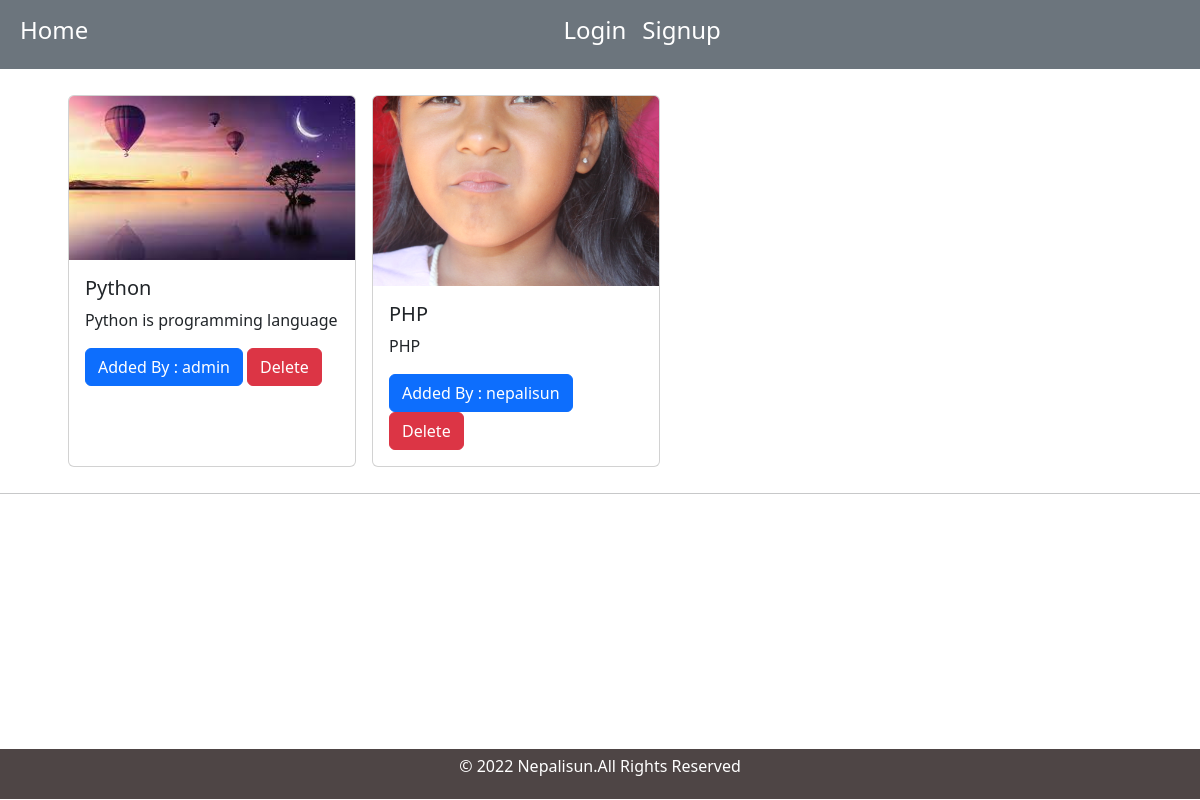
Before: / with the older database file.
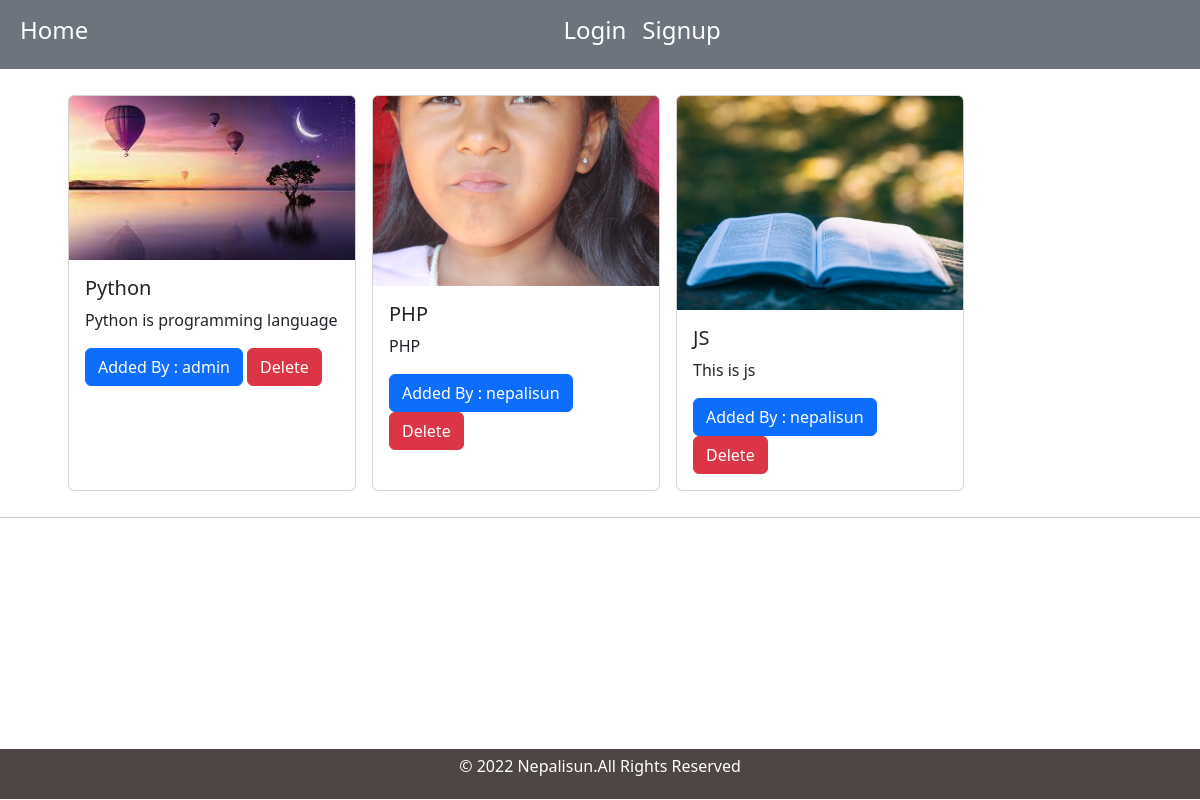
After: the same page with the newer database file.
### blog/models.py (models this page shows, shortened)
class Blog(models.Model):
    title = models.CharField(max_length=200)
    blog = models.TextField()
    image = models.ImageField(blank=True, null=True, upload_to='media/')
    add_by = models.ForeignKey(User, on_delete=models.CASCADE)

### blog/views.py (the view)
# urls.py: path("", HomeView.as_view(), name='home' ),
class HomeView(BaseView):
    def get(self,request):
        self.views['blogs'] = Blog.objects.all()
        return render(request, 'index.html', self.views)

### blog/templates/index.html (shortened to what this page needs)
{% extends 'base.html' %}
{% load static %}
{% block content %}
<div class="todo-display-sm-12" style = "display:flex;">
  {% for b in blogs %}
    <div class="card mx-2" style="width: 18rem;">
      {% if b.image %}
        <img class="card-img-top" src="{{b.image.url}}" alt="Card image cap">
        {% else %}
        <img class="card-img-top" src="{% static 'img/test.jpg' %}" alt="Card image cap">
        {% endif %}
        <div class="card-body">
          <h5 class="card-title">{{b.title}}</h5>
          <p class="card-text">{{b.blog}}</p>
          <a href="#" class="btn btn-primary"> Added By : {{b.add_by}}</a>
          <a href="{% url 'blog:delete' b.pk %}" class="btn btn-danger"> Delete </a>
        </div>
      </div>
      {% endfor %}
    </div>
    <hr>
    {% endblock content %}

### blog/templates/base.html (shortened to what this page needs)
<!doctype html>
{% load static %}
<html lang="en">
  <head>
    <link rel="stylesheet" href="{% static 'index.css' %}">
    <link href="https://cdn.jsdelivr.net/npm/bootstrap@5.2.0-beta1/dist/css/bootstrap.min.css" rel="stylesheet">
  </head>
  <body>
    <nav class="navbar navbar-expand-lg bg-secondary">
        <div class="container-fluid">
          <div class="collapse navbar-collapse" id="navbarSupportedContent">
            <ul class="navbar-nav me-auto mb-2 mb-lg-0">
              <li class="nav-item">
                <a class="nav-link active" aria-current="page" href="{% url 'blog:home' %}"><h4 style="color: white;">Home</h4></a>
              </li>
            </ul>
          </div>
          <div class="collapse navbar-collapse" id="navbarSupportedContent">
            <ul class="navbar-nav me-auto mb-2 mb-lg-0">
              <li class="nav-item">
                <a class="nav-link active" aria-current="page" href="{% url 'blog:login' %}"><h4 style="color: white;">Login</h4></a>
              </li>
              <li class="nav-item">
                <a class="nav-link active" aria-current="page" href="{% url 'blog:signup' %}"><h4 style="color: white;">Signup</h4></a>
              </li>
          </div>
        </div>
      </nav>
{% block content %}
{% endblock content %}
    <div class="footer-sm12">
        <p>© 2022 Nepalisun.All Rights Reserved</p>
      </div>
        </body>
      </html>

### blog/static/index.css (style rules this page uses)
.todo-display-sm-12 { width: 90%; margin: 26px auto; }
.footer-sm12 { height: 50px; width: 100%; background-color: rgb(78, 69, 69); position: absolute; display: flex; justify-content:center; align-items: center; bottom: 1px; flex-wrap: wrap; }
.footer-sm12 p { color: white; }

Changed rows visible on the page:
added Blog: image (picture), title "JS", blog "This is js", add_by "nepalisun"
